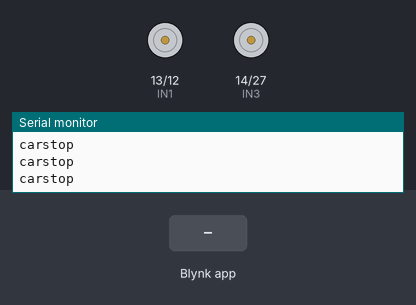
A sketch run on a simulated ESP32. Shown: motor-driver pin pairs drawn as motors (green arrow = first pin HIGH = forward, orange = second pin HIGH = backward, longer = more drive), the last lines printed to the serial monitor. Inputs (shaded band) come from the test bench. WiFi joins after 1.5 s; servers stay silent unless stated.

Above: at 3.0 s.
3.1 s: Blynk app writes 1 to V1
At 4.3 s:
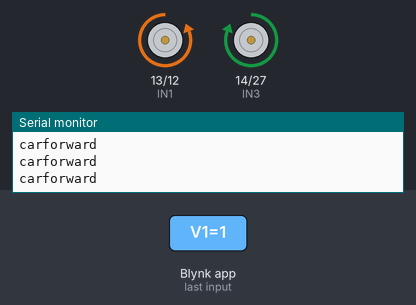
4.6 s: Blynk app writes 0 to V1
At 5.3 s:
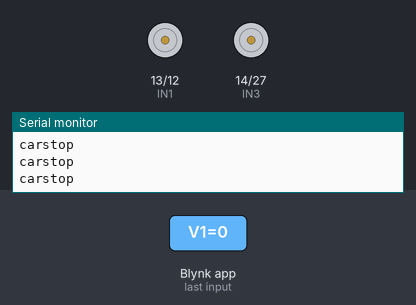
6.1 s: Blynk app writes 1 to V4
At 6.6 s:
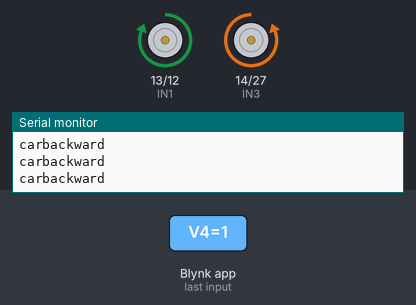
Timing chart, 0 to 9.1 s (numbered marks = the images above; inputs shaded):
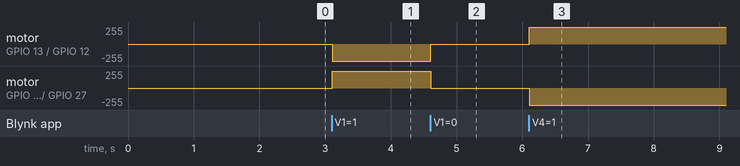

Measured:
- after the input at 3.1 s, motor on GPIO 13 (IN1) / GPIO 12 (IN2): stopped → backward 255/255 at once; motor on GPIO 14 (IN3) / GPIO 27 (IN4): stopped → forward 255/255 at once
- after the input at 4.6 s, motor on GPIO 13 (IN1) / GPIO 12 (IN2): backward 255/255 → stopped at once; motor on GPIO 14 (IN3) / GPIO 27 (IN4): forward 255/255 → stopped at once
- after the input at 6.1 s, motor on GPIO 13 (IN1) / GPIO 12 (IN2): stopped → forward 255/255 at once; motor on GPIO 14 (IN3) / GPIO 27 (IN4): stopped → backward 255/255 at once

The sketch:

program.ino
```cpp
//Prateek
//https://justdoelectronics.com
//https://www.youtube.com/@JustDoElectronics/videos

#include <Wire.h>
#include <WiFiClient.h>
#include <BlynkSimpleEsp32.h>

#define IN1 13
#define IN2 12
#define IN3 14
#define IN4 27

bool forward = 0;
bool backward = 0;
bool left = 0;
bool right = 0;
int Speed;
char auth[] = "DYU9lCCXER7N04IUexj1ultcz1cFfNl";
char ssid[] = "justdoelectronics";
char pass[] = "@12345";

void setup() {
  Serial.begin(9600);
  pinMode(IN1, OUTPUT);
  pinMode(IN2, OUTPUT);
  pinMode(IN3, OUTPUT);
  pinMode(IN4, OUTPUT);
  Blynk.begin(auth, ssid, pass, "blynk.cloud", 80);
}

BLYNK_WRITE(V1) {
  forward = param.asInt();
}

BLYNK_WRITE(V4) {
  backward = param.asInt();
}

BLYNK_WRITE(V2) {
  left = param.asInt();
}

BLYNK_WRITE(V3) {
  right = param.asInt();
}

BLYNK_WRITE(V5) {
  Speed = param.asInt();
}

void smartcar() {
  if (forward == 1) {
    carforward();
    Serial.println("carforward");
  } else if (backward == 1) {
    carbackward();
    Serial.println("carbackward");
  } else if (left == 1) {
    carturnleft();
    Serial.println("carfleft");
  } else if (right == 1) {
    carturnright();
    Serial.println("carright");
  } else if (forward == 0 && backward == 0 && left == 0 && right == 0) {
    carStop();
    Serial.println("carstop");
  }
}
void loop() {
  Blynk.run();
  smartcar();
}

void carforward() {

  digitalWrite(IN1, LOW);
  digitalWrite(IN2, HIGH);
  digitalWrite(IN3, HIGH);
  digitalWrite(IN4, LOW);
}
void carbackward() {

  digitalWrite(IN1, HIGH);
  digitalWrite(IN2, LOW);
  digitalWrite(IN3, LOW);
  digitalWrite(IN4, HIGH);
}
void carturnleft() {

  digitalWrite(IN1, HIGH);
  digitalWrite(IN2, LOW);
  digitalWrite(IN3, HIGH);
  digitalWrite(IN4, LOW);
}
void carturnright() {

  digitalWrite(IN1, LOW);
  digitalWrite(IN2, HIGH);
  digitalWrite(IN3, LOW);
  digitalWrite(IN4, HIGH);
}
void carStop() {
  digitalWrite(IN1, LOW);
  digitalWrite(IN2, LOW);
  digitalWrite(IN3, LOW);
  digitalWrite(IN4, LOW);
}
```
